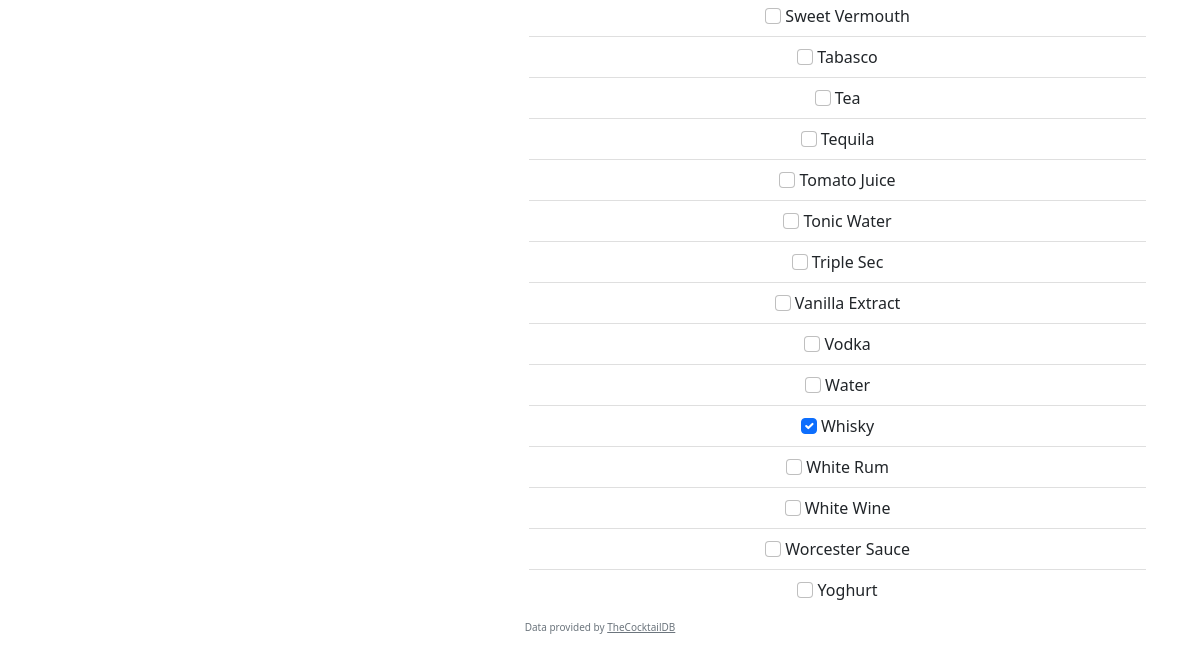
The app's page /cabinet (lower part), older data.
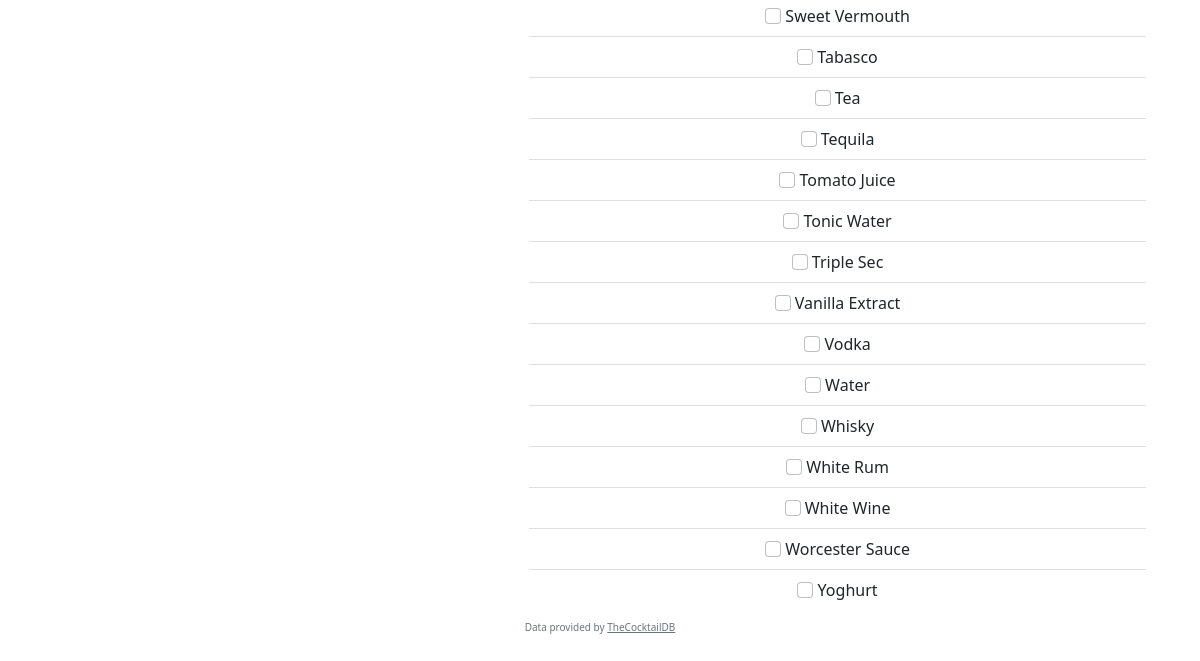
The same page, newer data.
### tables this page shows
CREATE TABLE ingredients (ingredient TEXT PRIMARY KEY, item TEXT DEFAULT null, category TEXT Default null, have NUMERIC DEFAULT 0);

### app.py (the view)
@app.route("/cabinet", methods=["GET", "POST"])
def cabinet():
    if request.method == "POST":
        haves = request.form.getlist("check")
        db.execute("UPDATE ingredients SET have = 0")
        for have in haves:
            db.execute("UPDATE ingredients SET have = 1 WHERE item = ?", have)
    items = db.execute(
        "SELECT DISTINCT item, category, have FROM ingredients ORDER BY item"
    )
    entries = []
    drinks_cabinet.refresh()
    return render_template("cabinet.html", drinks_cabinet=drinks_cabinet)

### app.py (called while the page is built)
  def refresh(self):
    request_1 = db.execute("SELECT item, category, have FROM ingredients ORDER BY item")
    items = {}
    for row in request_1:
      items.update({row['item'] : {'category' : row['category'],'have' : row['have']}})
    self.items = items
    """ categorisation of items as a dictionary of format { category : [ item, item, item ...] , .. } """
    request_2 = db.execute("SELECT DISTINCT category FROM ingredients ORDER BY category")
    categories = {}
    for row in request_2:
      categories.update({row['category']:[]})
    for item in items.keys():
      categories[items[item]['category']].append(item)
    self.categories = categories

### templates/cabinet.html (shortened to what this page needs)
{% extends "layout.html" %}
  {% block right %}
  <div class="container" style="text-align:center">
  <div class="d-none d-sm-block itemsBlock">
    <div class="row overflow-scroll" style="height:80vh">
      <div class="column">
        <ul class="overflow-auto list-group list-group-flush nav" id="items">
        {% for item in drinks_cabinet.items %}
          {% set category = drinks_cabinet.items[item]['category'] %}
          {% set status = "" %}
          {% if drinks_cabinet.items[item]['have'] %}
            {% set status = "checked" %}
          {% endif %}
          <li class="item {{category}} list-group-item">
            <input class="form-check-input item {{category}}" type="checkbox" name="check" value="{{item}}" {{status}}></input>
            <label class="item {{category}} form-check-label" for="{{item}}">{{item}}</label>
            </li>
          {% endfor %}
        </ul>
      </div>
    </div>
  </div>
  </div>
{% endblock %}

Row changes from the older to the newer data that the page shows:
changed ingredients "Whisky": check "☑" → "☐"
